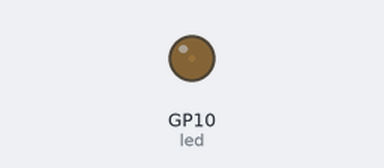
Simulated run of this program. Board: Raspberry Pi Pico running MicroPython. Parts: output pins drawn as LEDs (lit = HIGH).

Above: at 0.05 s.
At 0.7 s:
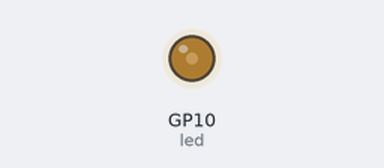
At 1.75 s:
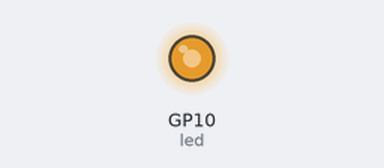
At 3.45 s:
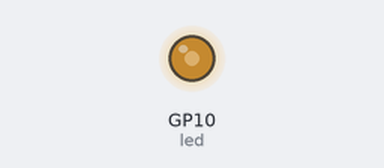
Timing chart, 0 to 6.0 s (numbered marks = the images above):
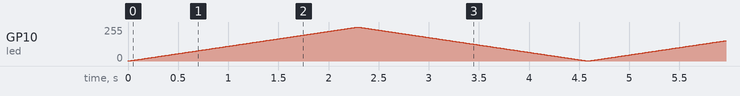

The program:

maker-pi-pico-led-fade.py
```python
###  This example code uses: Maker Pi Pico ;; Reference: www.cytron.io/p-maker-pi-pico

import machine
import utime

# LED fade

led = machine.PWM(machine.Pin(10))    # set pin 10 as PWM OUTPUT
led.freq(1000)                        # set frequency 1000Hz

while True:
    # fade in
    for i in range(65535):                # from 0 to 65535
        led.duty_u16(i)                   # duty cycle from 0 to 65535
        utime.sleep_us(1)                 # sleep 1 microsecond

    # fade out
    for i in range(65535,-1,-1):          # from 65535 to 0
        led.duty_u16(i)                   # duty cycle from 65535 to 0
        utime.sleep_us(1)                 # sleep 1 microsecond
```
